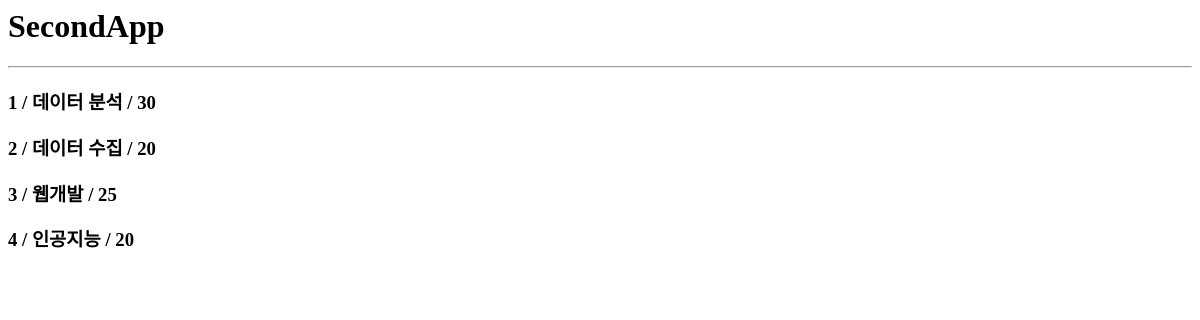
The page /second/show/ on the database as committed earlier.
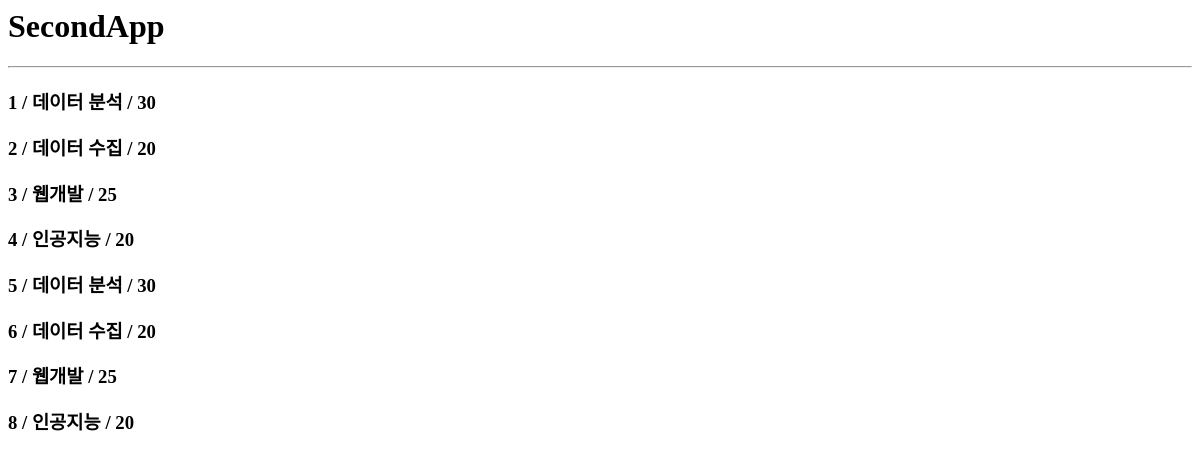
The same page on the database as committed later.
### secondapp/models.py (models this page shows)
class Course(models.Model):
  name = models.CharField(max_length=30)
  cnt = models.IntegerField()

### secondapp/views.py (the view)
# urls.py: path('show/', views.show, name='show'),
def show(request):
  course = Course.objects.all()
  return render(
    request, 'secondapp/show.html',
    { 'data': course }
  )

### secondapp/templates/secondapp/show.html
<h1>SecondApp</h1>
<hr>
{% for c in data %}
  <h3>
    {{ c.id }} / {{ c.name }}
    / {{ c.cnt }}
  </h3>
{% endfor %}

Rows that differ between the two databases and show on the page:
added Course: id "5", name "데이터 분석", cnt "30"
added Course: id "6", name "데이터 수집", cnt "20"
added Course: id "7", name "웹개발", cnt "25"
added Course: id "8", name "인공지능", cnt "20"
